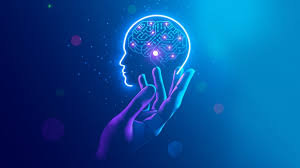
#> input picture lossy_image/entrada/input_image.jpg, 300 x 168 px, found by its file name
$ python index.py
#> lines starting #> are read from the running program, lines starting #| are printed output that depends on the picture
from PIL import Image
import matplotlib.pyplot as plt

def compress_image(input_image_path, output_image_path, quality=2):
#> called with input_image_path = 'lossy_image/entrada/input_image.jpg', quality = 2
    image = Image.open(input_image_path)
#> image is the input picture: PIL image 300x168 RGB; mean R, G, B 7.2, 79.3, 150.1
    image.save(output_image_path, quality=quality)

# Defina os path`s das imagens de entrada e saída
input_image_path = "lossy_image/entrada/input_image.jpg"
output_image_path = "lossy_image/saida/output_image_compressed.jpg"

# Comprima a imagem
compress_image(input_image_path, output_image_path)

# Carregue as imagens
input_image = Image.open(input_image_path)
output_image = Image.open(output_image_path)
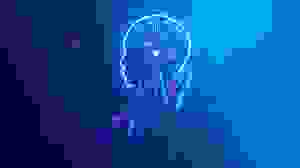
#> output_image: PIL image 300x168 RGB; mean R, G, B 12.7, 79, 152.6

# Exiba as imagens lado a lado
fig, axes = plt.subplots(1, 2, figsize=(10, 5))
axes[0].imshow(input_image)
axes[0].set_title('Imagem Original')
axes[0].axis('off')

axes[1].imshow(output_image)
axes[1].set_title('Imagem Comprimida')
axes[1].axis('off')
plt.show()
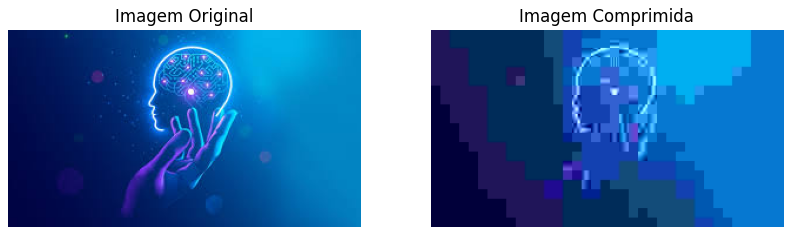
#> figure drawn by matplotlib, 2 panels
